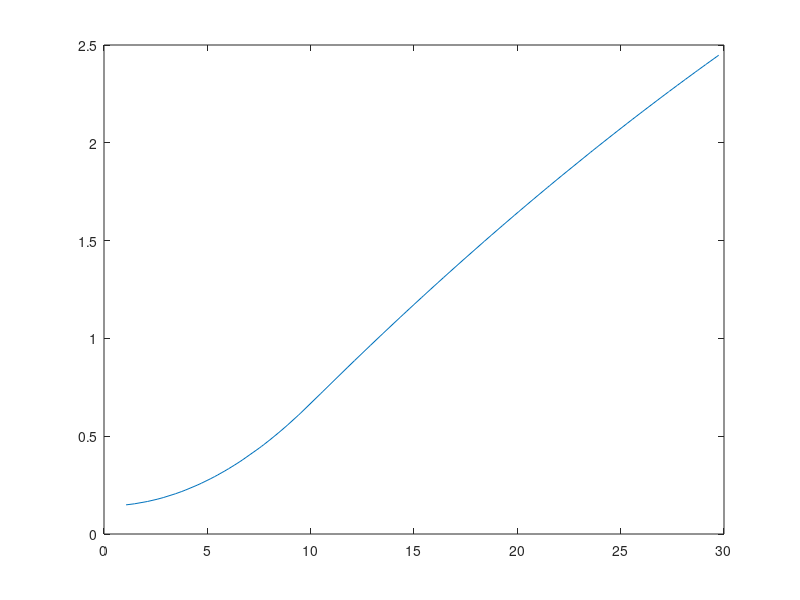

The MATLAB script that drew this image:
n = 100; 
d = rand(1,n)*30;

%non vectorised code
velocity=[];
for k=1:n
    if d(k) <= 10
        velocity(k) = 0.143+0.00525*d(k)^2;
    else
        velocity(k) = -0.458+0.12*d(k)-0.00075*d(k)^2;
    end
end

% disp(velocity);

%vectorised code
velocity=[];
velocity = zeros(1,n);
velocity(d<10) = 0.143+0.00525*d(d<10).^2;
velocity(d>=10) = -0.458+0.12*d(d>=10)-0.00075*d(d>=10).^2;

% disp(velocity);

[velocity i] = sort(velocity);
plot(d(i),velocity);